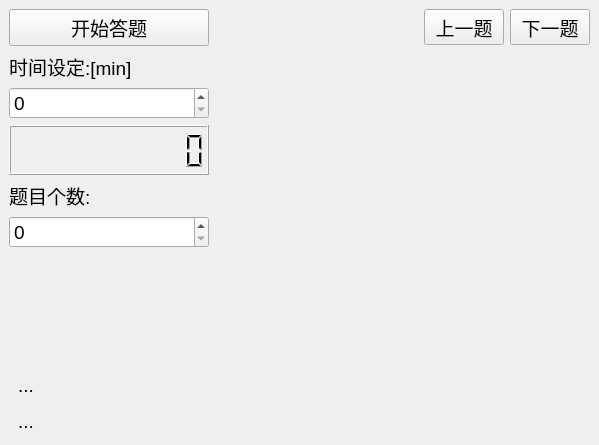
<?xml version="1.0" encoding="UTF-8"?>
<ui version="4.0">
 <class>QuestionWindow</class>
 <widget class="QMainWindow" name="QuestionWindow">
  <property name="geometry">
   <rect>
    <x>0</x>
    <y>0</y>
    <width>599</width>
    <height>445</height>
   </rect>
  </property>
  <property name="windowTitle">
   <string>MainWindow</string>
  </property>
  <widget class="QWidget" name="centralwidget">
   <property name="font">
    <font>
     <pointsize>14</pointsize>
    </font>
   </property>
   <layout class="QGridLayout" name="gridLayout">
    <item row="0" column="0">
     <layout class="QHBoxLayout" name="horizontalLayout_5">
      <item>
       <layout class="QVBoxLayout" name="verticalLayout">
        <item>
         <widget class="QPushButton" name="startQuestion">
          <property name="text">
           <string>开始答题</string>
          </property>
         </widget>
        </item>
        <item>
         <widget class="QLabel" name="label">
          <property name="text">
           <string>时间设定:[min]</string>
          </property>
         </widget>
        </item>
        <item>
         <widget class="QSpinBox" name="timeBox">
          <property name="maximum">
           <number>16777215</number>
          </property>
         </widget>
        </item>
        <item>
         <widget class="QLCDNumber" name="lcdNumber">
          <property name="minimumSize">
           <size>
            <width>200</width>
            <height>50</height>
           </size>
          </property>
          <property name="maximumSize">
           <size>
            <width>200</width>
            <height>50</height>
           </size>
          </property>
          <property name="digitCount">
           <number>10</number>
          </property>
          <property name="value" stdset="0">
           <double>0.000000000000000</double>
          </property>
         </widget>
        </item>
        <item>
         <widget class="QLabel" name="label_2">
          <property name="text">
           <string>题目个数:</string>
          </property>
         </widget>
        </item>
        <item>
         <widget class="QSpinBox" name="questionCountBox"/>
        </item>
        <item>
         <widget class="QLabel" name="resultInfo">
          <property name="minimumSize">
           <size>
            <width>0</width>
            <height>100</height>
           </size>
          </property>
          <property name="maximumSize">
           <size>
            <width>16777215</width>
            <height>16777215</height>
           </size>
          </property>
          <property name="text">
           <string/>
          </property>
         </widget>
        </item>
        <item>
         <spacer name="verticalSpacer">
          <property name="orientation">
           <enum>Qt::Vertical</enum>
          </property>
          <property name="sizeHint" stdset="0">
           <size>
            <width>20</width>
            <height>40</height>
           </size>
          </property>
         </spacer>
        </item>
        <item>
         <widget class="QToolButton" name="clearBtn">
          <property name="text">
           <string>...</string>
          </property>
          <property name="icon">
           <iconset resource="icons.qrc">
            <normaloff>:/appFace/clearcode</normaloff>:/appFace/clearcode</iconset>
          </property>
          <property name="iconSize">
           <size>
            <width>30</width>
            <height>30</height>
           </size>
          </property>
          <property name="autoRaise">
           <bool>true</bool>
          </property>
         </widget>
        </item>
        <item>
         <widget class="QToolButton" name="exitBtn">
          <property name="text">
           <string>...</string>
          </property>
          <property name="icon">
           <iconset resource="icons.qrc">
            <normaloff>:/appFace/exit</normaloff>:/appFace/exit</iconset>
          </property>
          <property name="iconSize">
           <size>
            <width>30</width>
            <height>30</height>
           </size>
          </property>
          <property name="autoRaise">
           <bool>true</bool>
          </property>
         </widget>
        </item>
       </layout>
      </item>
      <item>
       <layout class="QVBoxLayout" name="verticalLayout_3">
        <item>
         <layout class="QHBoxLayout" name="horizontalLayout_3">
          <item>
           <spacer name="horizontalSpacer">
            <property name="orientation">
             <enum>Qt::Horizontal</enum>
            </property>
            <property name="sizeHint" stdset="0">
             <size>
              <width>40</width>
              <height>20</height>
             </size>
            </property>
           </spacer>
          </item>
          <item>
           <widget class="QToolButton" name="preBtn">
            <property name="minimumSize">
             <size>
              <width>80</width>
              <height>0</height>
             </size>
            </property>
            <property name="maximumSize">
             <size>
              <width>80</width>
              <height>16777215</height>
             </size>
            </property>
            <property name="text">
             <string>上一题</string>
            </property>
           </widget>
          </item>
          <item>
           <widget class="QToolButton" name="nextBtn">
            <property name="minimumSize">
             <size>
              <width>80</width>
              <height>0</height>
             </size>
            </property>
            <property name="maximumSize">
             <size>
              <width>80</width>
              <height>16777215</height>
             </size>
            </property>
            <property name="text">
             <string>下一题</string>
            </property>
           </widget>
          </item>
         </layout>
        </item>
        <item>
         <widget class="QStackedWidget" name="questionlist"/>
        </item>
       </layout>
      </item>
     </layout>
    </item>
   </layout>
  </widget>
 </widget>
 <resources>
  <include location="icons.qrc"/>
 </resources>
 <connections/>
</ui>
